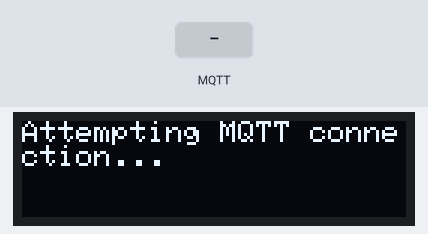
A program run on a simulated ESP8266 (NodeMCU). On the bench: 128×32 one-colour display. Inputs (shaded band) come from the test bench. WiFi joins after 1.5 s; servers stay silent unless stated; random numbers use the default seed unless the program sets one; no MQTT or app messages arrive unless stated.

Above: at 5.1 s.
5.2 s: MQTT message "1" arrives on the first subscribed topic
At 7.6 s:
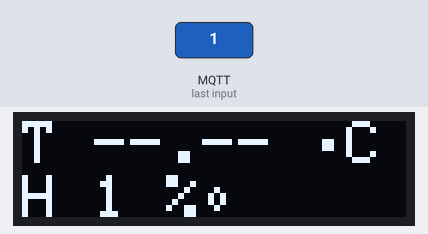
8.1 s: MQTT message "0" arrives on the first subscribed topic
At 8.7 s:
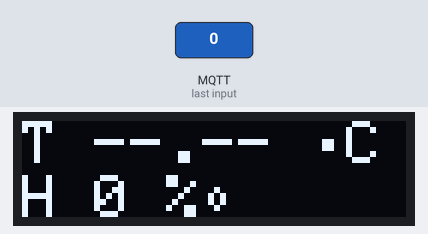
9.6 s: MQTT message "on" arrives on the first subscribed topic
At 10.8 s:
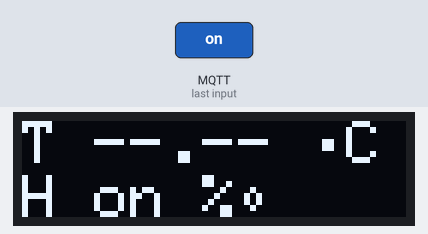
11.1 s: MQTT message "off" arrives on the first subscribed topic
At 12.1 s:
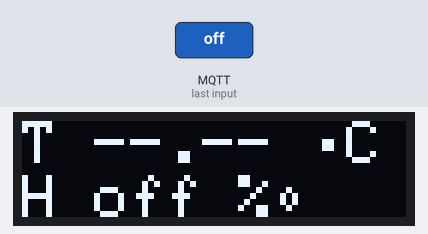
12.6 s: MQTT message "on" arrives on the second subscribed topic
At 13.3 s:
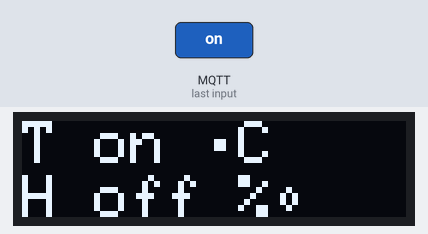
Timing chart, 0 to 15.1 s (numbered marks = the images above; inputs shaded):
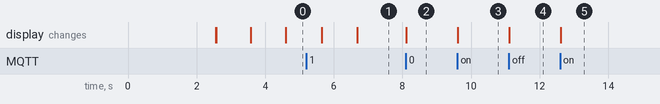

The program:

main.cpp
```cpp
#include <Arduino.h>
#include <Adafruit_I2CDevice.h>
#include <Adafruit_GFX.h>
#include <Adafruit_SSD1306.h>
#include <SPI.h>
#include <Wire.h>
#include <ESP8266WiFi.h>
#include <WiFiClient.h>
#include <Ticker.h>
#include <AsyncMqttClient.h>
#include <ESP8266WebServer.h>
#include "DNSServer.h"
#include <PubSubClient.h>

// Setup Display
#define SCREEN_WIDTH 128
#define SCREEN_HEIGHT 32

Adafruit_SSD1306 display = Adafruit_SSD1306(SCREEN_WIDTH, SCREEN_HEIGHT, &Wire);

// Setup Wifi
#define WIFI_SSID "***"
#define WIFI_PASSWORD "***"

// Setup MQTT
#define MQTT_HOST "activemq.bytecode.ca"
#define MQTT_PORT 1883
#define MQTT_USER "***"
#define MQTT_PASS "***"
#define MQTT_SUB_TEMP "in/shams/temperature"
#define MQTT_SUB_HUM "in/shams/humidity"

// setup mqtt client
WiFiClient espClient;
PubSubClient client(espClient);

String temperature = "--.--";
String humidity = "--.--";

void displayTempHumid()
{

    display.clearDisplay();
    display.setTextColor(WHITE);
    display.setTextSize(2);
    display.setCursor(0, 0);
    display.print("T ");
    display.print(temperature.substring(0, 5));
    display.print(" \370C");
    display.setCursor(0, 18);
    display.print("H ");
    display.print(humidity.substring(0, 5));
    display.print(" %\t");
    display.display();
}

void printDisplay(const String message)
{
    delay(1000);
    display.clearDisplay();
    display.setTextColor(WHITE);
    display.setTextSize(1);
    display.setCursor(0, 0);
    display.print(message);
    display.display();
}

void onWifiConnect(const WiFiEventStationModeGotIP &event)
{
    printDisplay("Connected to Wi-Fi");
}

void onWifiDisconnect(const WiFiEventStationModeDisconnected &event)
{
    printDisplay("Disconnected from Wi-Fi");
}

void connectToWifi()
{

    delay(10);
    WiFi.mode(WIFI_STA);
    String ssid = WIFI_SSID;
    WiFi.begin(ssid, WIFI_PASSWORD);
    while (WiFi.status() != WL_CONNECTED)
    {
        delay(500);
        printDisplay("Connecting to " + ssid);
    }
    randomSeed(micros());
    printDisplay("Connected to " + ssid + ", IP Address " + WiFi.localIP().toString());
}

void reconnect()
{
    // Loop until we're reconnected
    while (!client.connected())
    {
        printDisplay("Attempting MQTT connection...");
        String clientId = "ESP8266Display-";
        clientId += String(random(0xffff), HEX);
        // Attempt to connect
        if (client.connect(clientId.c_str(), MQTT_USER, MQTT_PASS))
        {
            printDisplay("Connected to MQTT");
            client.subscribe(MQTT_SUB_HUM);
            client.subscribe(MQTT_SUB_TEMP);
        }
        else
        {
            printDisplay("MQTT failed, try again in 5 seconds");
            // Wait 5 seconds before retrying
            delay(5000);
        }
    }
    printDisplay("Connected to MQTT");
}

void callback(char *topic, byte *payload, int length)
{
    String tp = (String)topic;
    if (tp == MQTT_SUB_HUM)
    {
        humidity = (char *)payload;
    }
    else if (tp == MQTT_SUB_TEMP)
    {
        temperature = (char *)payload;
    }
    displayTempHumid();
}

void setup()
{

    /**
     * Setup I2C Pins
     * GPIO0 [PIN 0] <-> SDA (Serial Data)
     * GPIO2 [PIN 2] <-> SCK (Serial Clock)
     */
    Wire.begin(0, 2);

    // Setup I2C Client Address (SSD1306 OLED - 0x3C)
    display.begin(SSD1306_SWITCHCAPVCC, 0x3C);

    // Clear Display Bugger
    display.clearDisplay();

    // Connect to Wifi
    WiFi.onStationModeGotIP(onWifiConnect);
    WiFi.onStationModeDisconnected(onWifiDisconnect);
    connectToWifi();

    // configure mqtt
    client.setServer(MQTT_HOST, MQTT_PORT);
    client.setCallback(callback);
}

void loop()
{
    if (!client.connected())
    {
        reconnect();
    }
    client.loop();
}
```

Measured:
- after the input at 8.1 s, the display: changes at once (image 2)
- after the input at 9.6 s, the display: changes at once (image 3)
- after the input at 11.1 s, the display: changes at once (image 4)
- after the input at 12.6 s, the display: changes at once (image 5)
